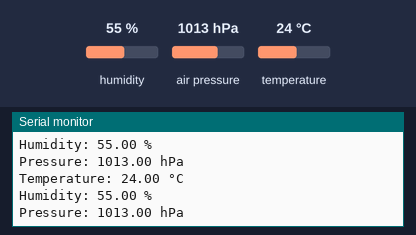
The sketch below on a simulated Arduino Uno, built with avr-gcc and run on an emulated ATmega328P. Shown: the last lines printed to the serial monitor. The inputs (shaded band) are chosen by the test bench; at power-on: humidity 55 %, air pressure 1013 hPa, temperature 24 °C.

Above: at 2.8 s.
2.9 s: humidity set to 22 %
At 4.8 s:
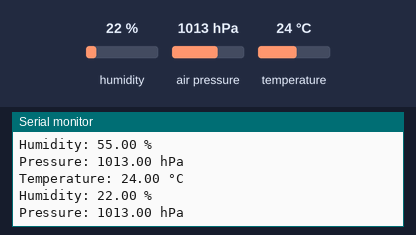
5.6 s: air pressure set to 952 hPa
At 6.6 s:
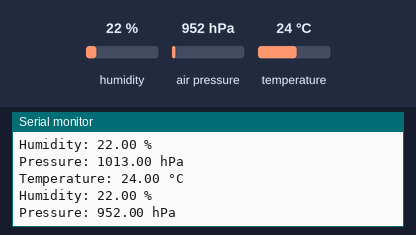
8.3 s: temperature set to 12 °C
At 11.2 s:
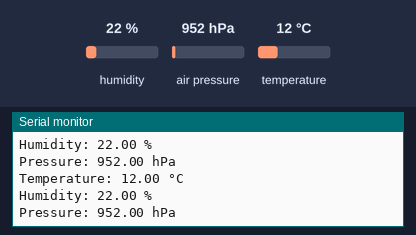

The sketch:

BME_test.ino
```cpp
#include <Wire.h>
#include <Adafruit_Sensor.h>
#include <Adafruit_BME280.h>

// Create an instance of the BME280 sensor
Adafruit_BME280 bme;

// Time delay for readings (milliseconds)
unsigned long delayTime = 2000;

void setup() {
  Serial.begin(115200);
  Serial.println("Initializing BME280...");

  // Initialize BME280 sensor
  if (!bme.begin(0x76)) { // Default I2C address is 0x76
    Serial.println("Error: Could not find a valid BME280 sensor. Please check the wiring!");
    while (1); // Stop program if sensor is not found
  }

  Serial.println("BME280 sensor initialized successfully.");
  Serial.println("Reading BME280 sensor data...");
  Serial.println();
}

void loop() {
  // Read and print temperature
  float temperature = bme.readTemperature();
  Serial.print("Temperature: ");
  Serial.print(temperature);
  Serial.println(" °C");

  // Read and print humidity
  float humidity = bme.readHumidity();
  Serial.print("Humidity: ");
  Serial.print(humidity);
  Serial.println(" %");

  // Read and print pressure
  float pressure = bme.readPressure() / 100.0F; // Convert to hPa
  Serial.print("Pressure: ");
  Serial.print(pressure);
  Serial.println(" hPa");

  // Add a delay before the next reading
  delay(delayTime);
}
```

Measured:
- after the input at 2.9 s, the serial monitor: prints a new line after 1.1 s (image 1)
- after the input at 5.6 s, the serial monitor: prints a new line after 0.42 s (image 2)
- after the input at 8.3 s, the serial monitor: prints a new line after 1.7 s (image 3)
